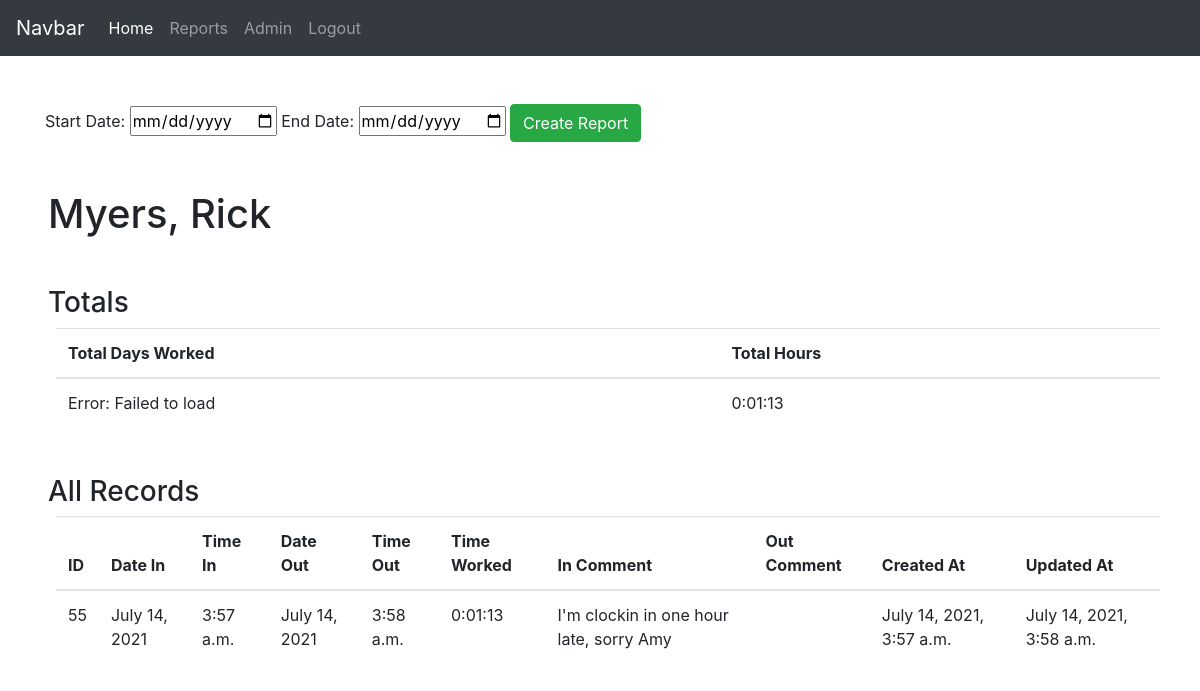
/reports/16 (signed in), run on the app's committed database.
### frontend/models.py (models this page shows, shortened)
class Employee(models.Model):
    first_name=models.CharField(max_length=50)
    last_name=models.CharField(max_length=50)
    is_active=models.BooleanField(default=False)
    objects=EmployeeManager()
    created_at=models.DateTimeField(auto_now_add=True)
    updated_at=models.DateTimeField(auto_now=True)
    class Meta:
        ordering = (
            'last_name',
            'first_name',
            'is_active',
        )

class ClockSystem(models.Model):
    employee=models.ForeignKey(Employee, related_name="clockSystem", on_delete=models.CASCADE)
    location=models.CharField(max_length=60, null=True)
    role=models.CharField(max_length=80, null=True)
    time_worked=models.CharField(max_length=255, null=True)
    in_comment=models.TextField(null=True)
    out_comment=models.TextField(null=True)
    date_in=models.DateField(null=True)
    date_out=models.DateField(null=True)
    clocked_in_at=models.TimeField()
    clocked_out_at=models.TimeField(null=True)
    objects=ClockSystemManager()
    created_at=models.DateTimeField(auto_now_add=True)
    updated_at=models.DateTimeField(auto_now=True)
    class Meta:
        ordering = (
            'date_in',
            'date_out',
            'clocked_in_at',
            'clocked_out_at',
            'employee',
            'location',
            'role',
            'time_worked',
            'in_comment',
            'out_comment',
        )

### reports/views.py (the view)
def employee_report(request, employee_id):
    if 'user_id' not in request.session:
        return redirect('/')
    context = {
        'e': Employee.objects.get(id=employee_id),
        'all_clockins': ClockSystem.objects.filter(employee=employee_id),
        'total_time_worked': "",
    }
    datetimeFormat = '%H:%M:%S'
    timeList = []
    for data in context['all_clockins']:
        timeList.append(data.time_worked)
    totalSecs = 0
    for tm in timeList:
        timeParts = [int(s) for s in tm.split(':')]
        totalSecs += (timeParts[0] * 60 + timeParts[1]) * 60 + timeParts[2]
    totalSecs, sec = divmod(totalSecs, 60)
    hr, min = divmod(totalSecs, 60)
    total_time_worked = "%d:%02d:%02d" % (hr, min, sec)
    print('Employee: ' + context['e'].last_name + ', ' + context['e'].first_name + ' - Total hours worked: ' + total_time_worked )
    context['total_time_worked'] = total_time_worked
    return render(request, 'employee-report.html', context)

### reports/templates/employee-report.html (shortened to what this page needs)
<!DOCTYPE html>
<html lang="en">
    <head>
        {% load static %}
        <link rel="stylesheet" href="https://maxcdn.bootstrapcdn.com/bootstrap/4.0.0/css/bootstrap.min.css">
        <Link rel="stylesheet" href="{% static 'css/style.css' %}" />
    </head>
    <body>
        <div class="reports">
            <nav class="navbar navbar-expand-lg navbar-dark bg-dark">
                <a class="navbar-brand" href="#">Navbar</a>
                <div class="collapse navbar-collapse" id="navbarNavAltMarkup">
                    <div class="navbar-nav">
                        <a class="nav-item nav-link active" href="/dashboard">Home <span class="sr-only">(current)</span></a>
                        <a class="nav-item nav-link" href="/reports">Reports</a>
                        <a class="nav-item nav-link" href="/admin">Admin</a>
                        <a class="nav-item nav-link" href="/logout">Logout</a>
                    </div>
                </div>
            </nav>
            <div class="container mt-5">
                <div class="report-filter">
                    <form class="form" action="/reports/{{e.id}}/process_report" method="POST">
                        <label for="start_date">Start Date: </label>
                        <input type="date" name="start_date" value="start_date" />
                        <label for="end_date">End Date: </label>
                        <input type="date" name="end_date" value="end_date" />
                        <button class="btn btn-success" type="submit">Create Report</button>
                    </form>
                </div>
            </div>
            <h1 class="m-5">{{ e.last_name }}, {{ e.first_name }}</h1>
            <section class="totals m-5">
                <h3>Totals</h3>
                <table class="table m-2">
                    <thead>
                        <th>Total Days Worked</th>
                        <th>Total Hours</th>
                    </thead>
                    <tbody>
                        <td>Error: Failed to load</td>
                        <td>{{ total_time_worked }}</td>
                </table>
            </section>
            <section class="data-sec m-5">
                <h3>All Records</h3>
                <table class="table m-2">
                    <thead>
                        <th>ID</th>
                        <th>Date In</th>
                        <th>Time In</th>
                        <th>Date Out</th>
                        <th>Time Out</th>
                        <th>Time Worked</th>
                        <th>In Comment</th>
                        <th>Out Comment</th>
                        <th>Created At</th>
                        <th>Updated At</th>
                    </thead>
                    <tbody>
                        {% for res in all_clockins %}
                            <tr>
                                <td>{{ res.id }}</td>
                                <td>{{ res.date_in}}</td>
                                <td>{{ res.clocked_in_at }}
                                <td>{{ res.date_out }}</td>
                                <td>{{ res.clocked_out_at }}</td>
                                <td>{{ res.time_worked }}</td>
                                <td>{{ res.in_comment }}</td>
                                <td>{{ res.out_comment }}</td>
                                <td>{{ res.created_at }}</td>
                                <td>{{ res.updated_at }}</td>
                            </tr>
                        {% endfor %}
                    </tbody>
                </table>
            </section>
        </div>
    </body>
</html>

### frontend/static/css/style.css (style rules this page uses)
* { margin: 0px; padding: 0px; }
.nav-link { color: white; }

### data on the page
Employee: last_name "Myers", first_name "Rick"
ClockSystem: id "55", date_in "July 14, 2021", clocked_in_at "3:57 a.m.", date_out "July 14, 2021", clocked_out_at "3:58 a.m.", time_worked "0:01:13", in_comment "I'm clockin in one hour late, sorry Amy", created_at "July 14, 2021, 3:57 a.m.", updated_at "July 14, 2021, 3:58 a.m."

### other printed values
{{ total_time_worked }} "0:01:13"
